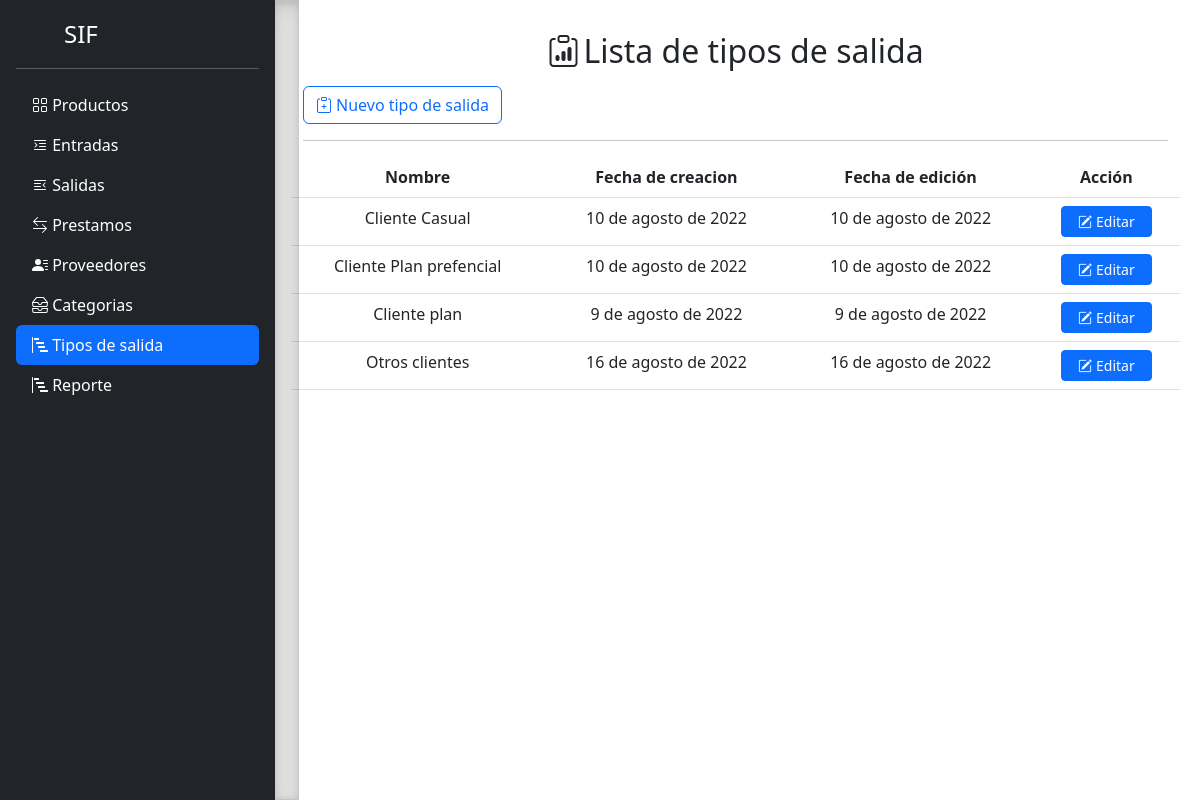
The app's page /product/exit-type-list with its own data.
### product/models.py (models this page shows, shortened)
class ExitType(BaseModel):
    name      = models.CharField(max_length=50)
    class Meta:
        verbose_name = "Tipo de salida"
        verbose_name_plural = "Tipos de salida"
        ordering = ['name']

### product/views/exit_type_views.py (the view)
# urls.py: path('exit-type-list',ExitTypeListView.as_view(), name = 'exit_type_list'),
class ExitTypeListView(ListView):
    model = ExitType
    template_name: str = 'tipo_salida/lista_tipo_salida.html'
    def get_context_data(self, **kwargs):
        context = super().get_context_data(**kwargs)
        context['form'] = ExitTypeForm
        return context

### product/templates/tipo_salida/lista_tipo_salida.html (shortened to what this page needs)
{% extends 'core/base.html' %}
{% load static%}
{% block content %}
<h2 class="d-flex justify-content-center pb-2"><i class="bi bi-clipboard-data pe-1"></i> Lista de tipos de salida </h2>
<div class="row">
	<div class="d-grid gap-2 col d-md-flex">
		<button type="button" class="btn btn-outline-primary d-inline-flex" onclick='limpiar_formulario()'>
			<i class="bi bi-clipboard-plus pe-1"></i> Nuevo tipo de salida
		</button>
	</div>
</div>
<hr>
    <div class="row" >
		<table class="table text-center ">
			<thead>
				<tr class="text-center">
					<th scope="col" >Nombre</th>
					<th scope="col" >Fecha de creacion</th>
					<th scope="col" >Fecha de edición</th>
					<th scope="col" >Acción</th>
				</tr>
			</thead>
			<tbody id='lista_tipo_salida'>
				{%for tipo_salida in object_list%}
				<tr class="text-center" id='row_{{tipo_salida.id}}'>
					<td id='td_nombre_{{tipo_salida.id}}'>{{tipo_salida.name}}</td>
					<td>{{tipo_salida.created_date}}</td>
					<td id='td_updated_{{tipo_salida.id}}'>{{tipo_salida.modified_date}}</td>
					<td>
						<button type="button" class="btn btn-primary btn-sm d-inline-flex  px-3" onclick='obtener_datos_tipo_salida({{tipo_salida.id}})'>
							<i class="bi bi-pencil-square pe-1"></i> Editar
						</button>
					</td>
				</tr>
				{%endfor%}
			</tbody>
		</table>
	</div>
{% endblock content %}

### core/static/css/style.css (style rules this page uses)
.bi { vertical-align: -.125em; fill: currentColor; }
body { min-height: 100vh; min-height: -webkit-fill-available; }
html { height: -webkit-fill-available; }

### records on screen
ExitType: name "Cliente Casual", created_date "10 de agosto de 2022", modified_date "10 de agosto de 2022"
ExitType: name "Cliente Plan prefencial", created_date "10 de agosto de 2022", modified_date "10 de agosto de 2022"
ExitType: name "Cliente plan", created_date "9 de agosto de 2022", modified_date "9 de agosto de 2022"
ExitType: name "Otros clientes", created_date "16 de agosto de 2022", modified_date "16 de agosto de 2022"
